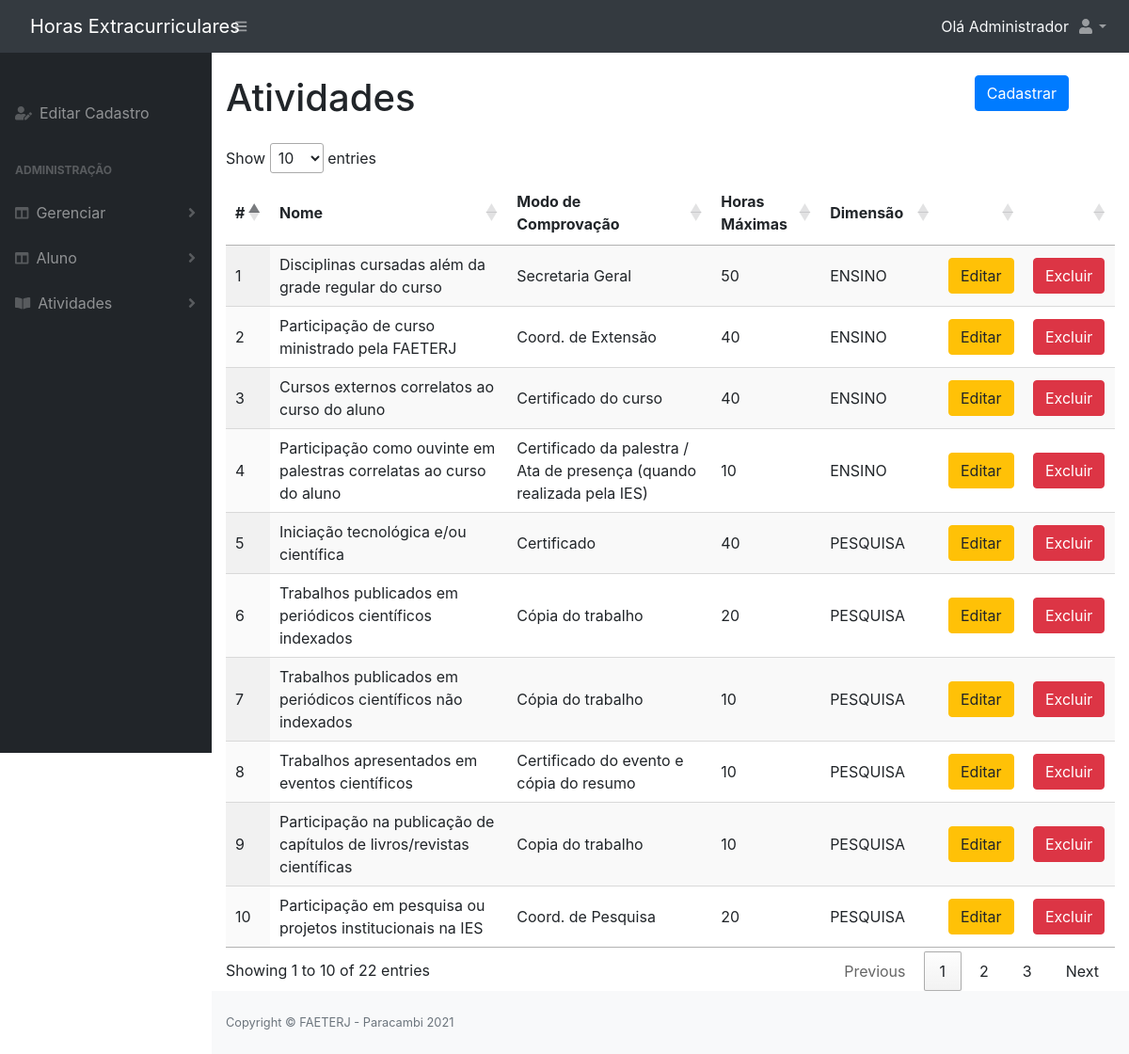
Page /atividade.php (signed in) on the committed database.
### tables this page shows
CREATE TABLE IF NOT EXISTS `atividade` (
  `id` INT NOT NULL PRIMARY KEY AUTO_INCREMENT,
  `nome` VARCHAR(255) NOT NULL,
  `modo_comprovacao` VARCHAR(255) NULL DEFAULT NULL,
  `max_horas` INT NOT NULL,
  `data_registro` DATETIME NOT NULL DEFAULT CURRENT_TIMESTAMP,
  `dimensao_id` INT NOT NULL,
   
  CONSTRAINT `fk_atividade_dimensao1`
    FOREIGN KEY (`dimensao_id`)
    REFERENCES `dimensao` (`id`));

CREATE TABLE IF NOT EXISTS `dimensao` (
  `id` INT NOT NULL AUTO_INCREMENT,
  `nome` VARCHAR(100) NOT NULL,
  `max_horas` INT NOT NULL,
  `data_registro` DATETIME NOT NULL DEFAULT CURRENT_TIMESTAMP,
  PRIMARY KEY (`id`));

### class/AtividadeDao.php (called while the page is built, shortened)
<?php
require_once 'DB.php';
abstract class AtividadeDao extends DB
{
    protected $table;
    public function listarTipoAtividade()
    {
        $sql = "SELECT a.id, a.nome, a.modo_comprovacao, a.max_horas, d.nome AS dimensao, a.dimensao_id FROM $this->table a INNER JOIN dimensao d WHERE a.dimensao_id = d.id";
        $stmt = DB::prepare($sql);
        $stmt->execute();
        return $stmt->fetchAll();
    }
}

### class/DB.php (called while the page is built, shortened)
<?php
class DB{
	private static $instance;
	public static function getInstance(){
		if(!isset(self::$instance)){
			try {
				self::$instance = new PDO('mysql:host=' . DB_HOST . ';dbname=' . DB_NAME, DB_USER, DB_PASS, array(PDO::MYSQL_ATTR_INIT_COMMAND => "SET NAMES utf8"));
				self::$instance->setAttribute( PDO::ATTR_ERRMODE, PDO::ERRMODE_EXCEPTION);
				self::$instance->setAttribute(PDO::ATTR_DEFAULT_FETCH_MODE, PDO::FETCH_OBJ);
			} catch (PDOException $e) {
				echo $e->getMessage();
			}
		}
		return self::$instance;
	}
	public static function prepare($sql){
		return self::getInstance()->prepare($sql);
	}
}

### atividade.php (the view, shortened to what this page needs)
<?php
require_once 'include/topo.php';
$atividade = new Atividade();
?>
<div class="container-fluid">
<div class="form-row">
        <div class="form-group col-md-10">
            <h1>Atividades</h1>
        </div>
        <div class="form-group col-md-2">
            <button type="button" class="btn btn-primary" data-toggle="modal" data-target="#cadastrar">Cadastrar</button>
        </div>
    </div>
    <table id="listar" class="display" style="width:100%">
        <thead>
            <tr>
                <th>#</th>
                <th>Nome</th>
                <th>Modo de Comprovação</th>
                <th>Horas Máximas</th>
                <th>Dimensão</th>
                <th></th>
                <th></th>
            </tr>
        </thead>
        <?php foreach ($atividade->listarTipoAtividade() as $key => $value) : ?>
            <tr>
                <td><?php echo $value->id; ?></td>
                <td><?php echo $value->nome; ?></td>
                <td><?php echo $value->modo_comprovacao; ?></td>
                <td><?php echo $value->max_horas; ?></td>
                <td><?php echo $value->dimensao;?></td>
                <td>
                    <button type="button" class="btn btn-warning" data-toggle="modal" data-target="#editar" onclick="preencheDados('editar', <?php echo '\'' . $value->id . '\',' . '\'' . $value->nome . '\',' . '\'' . $value->modo_comprovacao . '\',' . '\'' . $value->max_horas . '\',' . '\'' . $value->dimensao_id . '\','?>)">Editar</button>
                </td>
                <td>
                    <button type="button" class="btn btn-danger" data-toggle="modal" data-target="#excluir" onclick="preencheDados('excluir', <?php echo $value->id; ?>)">Excluir</button>
                </td>
            </tr>
        <?php endforeach; ?>
    </table>
</div>
<?php require_once 'include/rodape.php' ?>

### rows in the picture
atividade: id "1", nome "Disciplinas cursadas além da grade regular do curso", modo_comprovacao "Secretaria Geral", max_horas "50", dimensao.nome "ENSINO"
atividade: id "2", nome "Participação de curso ministrado pela FAETERJ", modo_comprovacao "Coord. de Extensão", max_horas "40", dimensao.nome "ENSINO"
atividade: id "3", nome "Cursos externos correlatos ao curso do aluno", modo_comprovacao "Certificado do curso", max_horas "40", dimensao.nome "ENSINO"
atividade: id "4", nome "Participação como ouvinte em palestras correlatas ao curso do aluno", modo_comprovacao "Certificado da palestra / Ata de presença (quando realizada pela IES)", max_horas "10", dimensao.nome "ENSINO"
atividade: id "5", nome "Iniciação tecnológica e/ou científica", modo_comprovacao "Certificado", max_horas "40", dimensao.nome "PESQUISA"
atividade: id "6", nome "Trabalhos publicados em periódicos científicos indexados", modo_comprovacao "Cópia do trabalho", max_horas "20", dimensao.nome "PESQUISA"
atividade: id "7", nome "Trabalhos publicados em periódicos científicos não indexados", modo_comprovacao "Cópia do trabalho", max_horas "10", dimensao.nome "PESQUISA"
atividade: id "8", nome "Trabalhos apresentados em eventos científicos", modo_comprovacao "Certificado do evento e cópia do resumo", max_horas "10", dimensao.nome "PESQUISA"
atividade: id "9", nome "Participação na publicação de capítulos de livros/revistas científicas", modo_comprovacao "Copia do trabalho", max_horas "10", dimensao.nome "PESQUISA"
atividade: id "10", nome "Participação em pesquisa ou projetos institucionais na IES", modo_comprovacao "Coord. de Pesquisa", max_horas "20", dimensao.nome "PESQUISA"

### other values in the picture
strtok($_SESSION['nome'], ' ') "Administrador"
